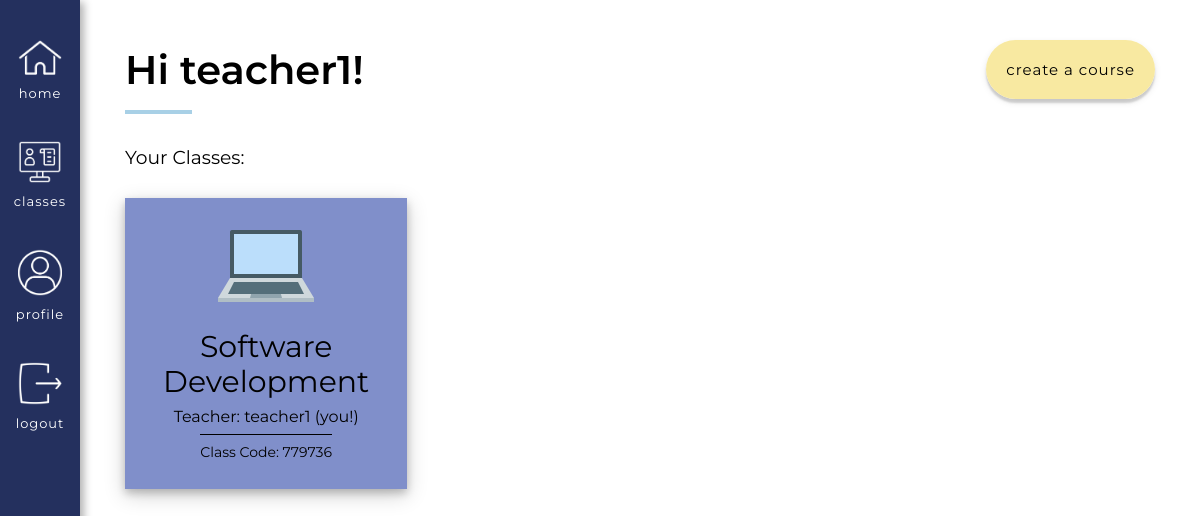
Screenshot of /user/teacher1/classes (signed in) with the database file from the repository.
### app/models.py (models this page shows, shortened)
class User(UserMixin, db.Model):
    id = db.Column(db.Integer, primary_key=True)
    username = db.Column(db.String(64), index=True, unique=True) # adding columns to the database
    email = db.Column(db.String(120), index=True, unique=True)
    password_hash = db.Column(db.String(128))
    role = db.Column(db.Integer, index=False, unique=False) # 0 is Teacher, 1 is Student
    about_me = db.Column(db.String(140))
    last_seen = db.Column(db.DateTime, default=datetime.utcnow)
    posts = db.relationship('Post', backref='author', lazy='dynamic') # First part is calling it from the Post model, secret field is the backref (author)
    reactions = db.relationship('Reactions', backref='reactor', lazy='dynamic') # This will show all the reactions that this user has made
    teaches = db.relationship('Courses', backref='teacher', lazy='dynamic') # This will show all the courses that the user teaches
    signups = db.relationship('Signups', backref='student', lazy='dynamic') # This will show all of the signups of that user
    responses = db.relationship('Responses', backref='student_responder', lazy='dynamic') # This will show all the responses of that user
    prompts = db.relationship('Prompts', backref='teacher_prompter', lazy='dynamic') # This will show all forms of that teacher

class Courses(db.Model):
    id = db.Column(db.Integer, primary_key=True) # Always need ID
    course_name = db.Column(db.String(140), index=False, unique=False) # Not indexable or unique bc many people can have the same course
    code = db.Column(db.Integer, index=True, unique=True) # Indexable to link it back to the course name
    timestamp = db.Column(db.DateTime, index=True, default=datetime.utcnow) # Timestamp
    status = db.Column(db.Integer, index=False, unique=False, default=0) # 0 means the class is inactive, 1 is active
    teacher_id = db.Column(db.Integer, db.ForeignKey('user.id'))  # Taking the user ID from the user model, using backref of teacher will show you the actual teacher
    icon = db.Column(db.String(220), index=False, unique=False, default="/static/images/classes_books.png") # Icon option, turtle gif is set as the default
    color = db.Column(db.Integer, index=False, unique=False, default=0) # Adding the option to decide the color of the class
    signups = db.relationship('Signups', backref='course_id', lazy='dynamic') # This will show all the student signups for this course
    reactions = db.relationship('Reactions', backref='course_actual', lazy='dynamic') # This will show all the reactions for this course
    session = db.relationship('Session', backref='session_course_id', lazy='dynamic') # This will show you all the sessions of the course
    forms = db.relationship('Prompts', backref='course_form', lazy='dynamic') # This will show you all of the forms of the course
    responses = db.relationship('Responses', backref='course_response', lazy='dynamic') # This will show you all of the responses of the course

### app/routes.py (the view)
@app.route('/user/<username>/classes') # User's classes
@login_required
def classes(username): # the word after def has to be the same as the text in the urlfor quotation marks
    user = User.query.filter_by(username=username).first_or_404()
    if current_user.id != user.id:
        return unauthorized_access()
    user_signups_filtered = User.query.join(Signups, (Signups.user_id == User.id)).\
                                        join(Courses, (Courses.id == Signups.course)).\
                                        with_entities(Signups).\
                                        filter(Signups.user_id == user.id)
    print(x + "\n" for x in user_signups_filtered)
    teacher_courses = Courses.query.filter_by(teacher_id=user.id).all()
    return render_template('classes.html', user=user,
                                             user_signups_filtered=user_signups_filtered,
                                             teacher_courses=teacher_courses,
                                             title="Classes")

### app/models.py (called while the page is built)
@login.user_loader
def load_user(id):
        return User.query.get(int(id))

### app/routes.py (called while the page is built)
@app.before_request # This function will be executed right before the view function
def before_request():
    if current_user.is_authenticated: # Checks whether the current user is logged in
        current_user.last_seen = datetime.utcnow() # Sets the last seen to the date using the UTC time zone
        db.session.commit() # Don't need to do db.session.add() because the user is already in the database (using a current_user)

### app/templates/classes.html (shortened to what this page needs)
{% extends "base.html" %}
{% block head %}
    <link rel="stylesheet" href="{{ url_for('static', filename='css/classes.css') }}">
{% endblock %}
{% block content %}
    <div class = "classesTop">
        <div class = "titleHolder">
            <h1>Hi {{ user.username }}!</h1>
        </div>
        <div class = "createJoinCourse">
            <form action="/user/{{ user.username }}/classes/add" method='post'>
                {% if user.role == 1 %}
                    <input type="text" name="title" placeholder="Enter Class Code..." class = "joinStudent">
                    <button type="submit" class = "joinClassButton">Join Class</button>
                {% else %}
                    <a href = "{{ url_for('create', username = current_user.username) }}" class = "createLink">Create a course</a>
                {% endif %}
            </form>
        </div>
    </div>
    <h3 class = "classMargin">Your Classes: </h3>
    <div class = "classBlockHolder">
    {% if user.role == 0 %}
            {% for t in teacher_courses %}
                {% if t.color == 0 %}
                    <div class = "classBlock red" id = "classBlock" onclick="divLink({{ t.id }})">
                {% elif t.color == 1 %}
                    <div class = "classBlock yellow" id = "classBlock" onclick="divLink({{ t.id }})">
                {% elif t.color == 2 %}
                    <div class = "classBlock blue" id = "classBlock" onclick="divLink({{ t.id }})">
                {% elif t.color == 3 %}
                    <div class = "classBlock green" id = "classBlock" onclick="divLink({{ t.id }})">
                {% elif t.color == 4 %}
                    <div class = "classBlock orange" id = "classBlock" onclick="divLink({{ t.id }})">
                {% elif t.color == 5 %}
                    <div class = "classBlock purple" id = "classBlock" onclick="divLink({{ t.id }})">
                {% else %}
                    <div class = "classBlock red" id = "classBlock" onclick="divLink({{ t.id }})">
                {% endif %}
                    <div class = "classImage">
                        <img src = "{{ t.icon }}">
                    </div>
                    <div class = "classDescription">
                        <p class = "courseName">{{ t.course_name }}</p>
                        <p class = "courseTeacher">Teacher: {{ t.teacher.username }} (you!)</p>
                        <p class = "courseCode">Class Code: {{ t.code }}</p>
                    </div>
                </div>
            {% endfor %}
    {% endif %}
    </div>
{% endblock %}

### app/static/css/base.css (style rules this page uses)
body { margin: 0 !important; font-family: "Montserrat", sans-serif; }
h1, p { margin: 0; }
h2, h3 { font-weight: 400; }

### app/static/css/classes.css (style rules this page uses)
@media screen and (min-width: 600px) { .classBlock { background-color: #F76C6C; display: flex; flex-direction: column; justify-content: space-between; align-items: center; padding: 2%; padding-right: 4%; padding-left: 4%; cursor: pointer; margin-right: 2%; margin-top: 1%; margin-bottom: 1%; min-width: 150px; max-width: 200px; width: 33%; height: 250px; box-shadow: 0 4px 8px 0 rgba(0, 0, 0, 0.2), 0 6px 20px 0 rgba(0, 0, 0, 0.19); transition-duration: 0.3s; -webkit-transition-duration: 0.3s; } }
@media screen and (min-width: 600px) { .classBlockHolder { display: flex; flex-wrap: wrap; justify-content: flex-start; align-items: center; } }
@media screen and (min-width: 600px) { .classImage { display: flex; align-items: center; justify-content: center; width: 95%; height: 50% } }
@media screen and (min-width: 600px) { .classImage img { height: 100%; } }
@media screen and (min-width: 600px) { .classDescription { margin-top: 15px; display: flex; flex-direction: column; justify-content: center; align-items: center; line-height: 35px; width: 100%; } }
@media screen and (min-width: 600px) { .courseName { font-size: 30px; text-align: center; } }
@media screen and (min-width: 600px) { .titleHolder h1 { position: relative; font-size: 40px; font-weight: 600; } }
@media screen and (min-width: 600px) { .titleHolder h1:after { position: absolute; content: ''; height: 4px; bottom: -20px; left: 0; right: 0; width: 28%; background: #A8D0E6; } }
@media screen and (min-width: 600px) { .classesTop { display: flex; justify-content: space-between; align-items: center; } }
.classMargin { margin-top: 5%; }
.courseTeacher { font-size: 16px; }
.courseCode { font-size: 14px; width: fit-content; border-top: 1px solid black; }
.createLink, .joinClassButton { background-color: #F8E9A1; text-decoration: none; color: black; text-transform: lowercase; letter-spacing: 1px; padding: 20px 20px; border-radius: 50px; transition-duration: 0.3s; -webkit-transition-duration: 0.3s; box-shadow: 0 4px 2px 0 rgba(0, 0, 0, 0.15), 0 3px 7px 0 rgba(0, 0, 0, 0.1); font-size: 15px; border: 0; }
.purple { background-color: #808fca !important; }

### rows the page displays
User: username "teacher1"
Courses: icon (picture), course_name "Software Development", teacher.username "teacher1", code "779736"
